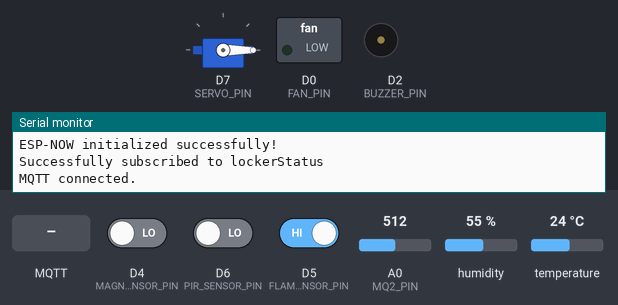
This sketch was run on a simulated ESP8266 (NodeMCU). On the bench: servo, switched loads named in the sketch (green lamp = pin HIGH), buzzer (waves = sounding, pin HIGH), the last lines printed to the serial monitor. The test bench sets the inputs (shaded band); at power-on: A0 (MQ2_PIN) = 512, temperature 24 °C, D4 (MAGNETIC_SENSOR_PIN) LOW, D6 (PIR_SENSOR_PIN) LOW, D5 (FLAME_SENSOR_PIN) HIGH, humidity 55 %. WiFi joins after 1.5 s; servers stay silent unless stated; uploads are accepted with an empty reply; the local clock reads 2024-03-15 10:24:30 at power-on unless the sketch sets it; no MQTT or app messages arrive unless stated.

Above: at 3.2 s.
3.3 s: A0 (MQ2_PIN) set to 994
5.2 s: A0 (MQ2_PIN) set to 1019
At 6.5 s:
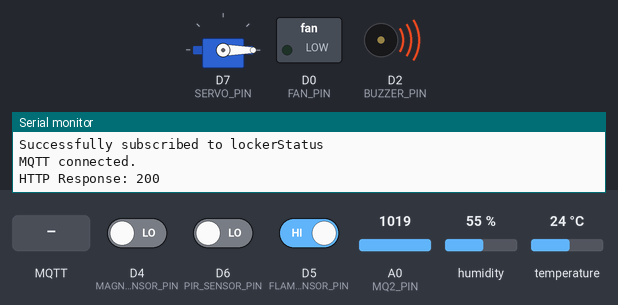
7.5 s: MQTT message "UNLOCK" arrives on the first subscribed topic
At 8.6 s:
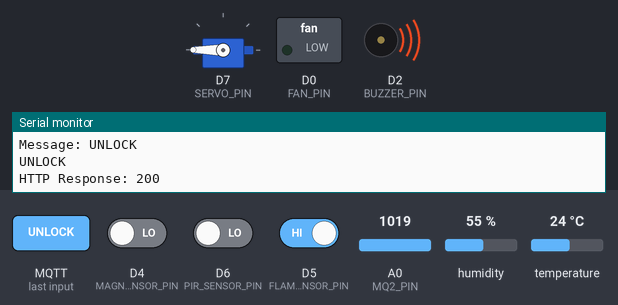
9.0 s: temperature set to 26.7 °C
10.5 s: temperature set to 27.8 °C
At 11.7 s:
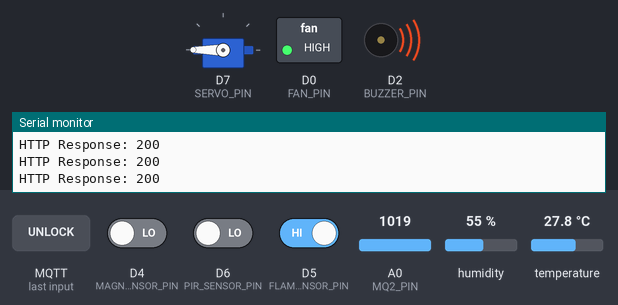
12.5 s: MQTT message "LOCK" arrives on the first subscribed topic
At 13.6 s:
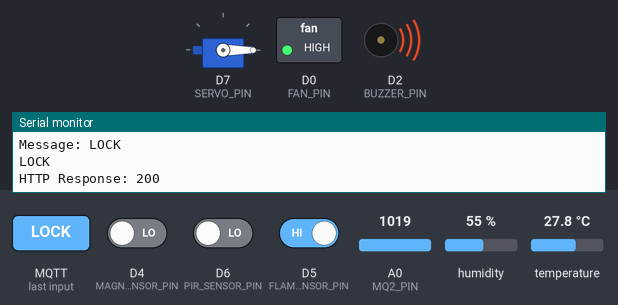
Timing chart, 0 to 15.0 s (numbered marks = the images above; inputs shaded):
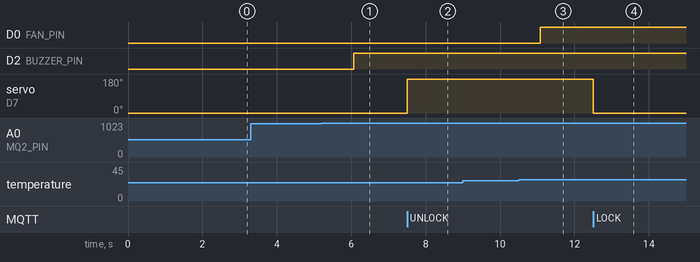

The sketch:

esp32.ino
```cpp
#include <ESP8266WiFi.h>
#include <ESP8266HTTPClient.h>
#include <PubSubClient.h>
#include <espnow.h>
#include <DHTesp.h>
#include <Servo.h>
#include <MQ2.h>
#include <time.h>

#define FAN_PIN D0
#define DHT_PIN D3
#define MQ2_PIN A0
#define PIR_SENSOR_PIN D6
#define FLAME_SENSOR_PIN D5
#define SERVO_PIN D7
#define MAGNETIC_SENSOR_PIN D4
#define BUZZER_PIN D2

#define FLAME_THRESHOLD 1000
#define GAS_THRESHOLD 1000

const char* WIFI_SSID = "ICT_LAB";
const char* WIFI_PASS = "ICTLAB2023";

// const char* WIFI_SSID = "Aji_5G_Plus";
// const char* WIFI_PASS = "54175417";
const String SERVER_NAME = "http://192.168.1.63/smarthome/";
const char* MQTT_SERVER = "test.mosquitto.org";
const char* NTP_SERVER = "pool.ntp.org";

const long GMT_OFFSET_SEC = 25200;  // GMT+7
const int DAYLIGHT_OFFSET_SEC = 0;

WiFiClient espClient;
PubSubClient client(espClient);
DHTesp dht;
Servo servoMotor;
MQ2 mq2(MQ2_PIN);

float temperature = 0.0, humidity = 0.0;
int gasValue = 0;
String doorStatus = "close";
String lockerStatus = "locked";
String fanStatus = "off";
bool locked = true;

uint8_t esp32CamAddress[] = {0xA0, 0xDD, 0x6C, 0xAF, 0xBD, 0x60};
String lastLockerMessage = "LOCK";

void setup() {
  Serial.begin(115200);
  // while (!Serial); // Tunggu sampai Serial Monitor siap (opsional, untuk beberapa board)
  // Serial.println("Program dimulai"); // Debug awal
  dht.setup(DHT_PIN, DHTesp::DHT22);
  mq2.begin();

  pinMode(BUZZER_PIN, OUTPUT);
  pinMode(MAGNETIC_SENSOR_PIN, INPUT);
  pinMode(FAN_PIN, OUTPUT);
  pinMode(FLAME_SENSOR_PIN, INPUT);
  pinMode(PIR_SENSOR_PIN, INPUT);

  servoMotor.attach(SERVO_PIN);
  lockServo();

  WiFi.mode(WIFI_STA);
  WiFi.begin(WIFI_SSID, WIFI_PASS);
  while (WiFi.status() != WL_CONNECTED) {
    Serial.print(".");
    delay(500);
  }
  Serial.println("\nWiFi connected. IP: " + WiFi.localIP().toString());
  Serial.print("Alamat MAC: ");
  Serial.println(WiFi.macAddress());

  configTime(GMT_OFFSET_SEC, DAYLIGHT_OFFSET_SEC, NTP_SERVER);
  client.setServer(MQTT_SERVER, 1883);
  client.setCallback(callbackDispatcher);

  setupEspNow(); // Memanggil fungsi untuk inisialisasi ESP-NOW
}

void setupEspNow() {
  // Pastikan mode WiFi diatur ke station (WIFI_STA)
  WiFi.mode(WIFI_STA);

  // Inisialisasi ESP-NOW
  if (esp_now_init() != 0) { // Jika inisialisasi gagal
    Serial.println("ESP-NOW initialization failed.");
    return;
  }

  Serial.println("ESP-NOW initialized successfully!");

  // Lanjutkan konfigurasi atau registrasi peer jika perlu
  esp_now_add_peer(esp32CamAddress, ESP_NOW_ROLE_SLAVE, 1, NULL, 0); // Menambahkan peer ESP32-CAM
  esp_now_register_recv_cb(onEspNowReceive); // Callback untuk menerima data
}

void lockServo() {
  servoMotor.write(0);
  locked = true;
  lockerStatus = "locked";
}

void unlockServo() {
  servoMotor.write(180);
  locked = false;
  lockerStatus = "unlocked";
}

void callbackDispatcher(char* topic, byte* payload, unsigned int length) {
  String message = "";
  Serial.print("Received message on topic: ");
  Serial.println(topic);

  for (int i = 0; i < length; i++) {
    message += (char)payload[i];
  }

  Serial.print("Message: ");
  Serial.println(message);

  if (String(topic) == "lockerStatus") {
    handleLockerStatus(message);
  }
}

void handleLockerStatus(String message) {
  lastLockerMessage = message;
  Serial.println(lastLockerMessage);
  if (lastLockerMessage == "LOCK"){
    lockServo();
  }else if (lastLockerMessage == "UNLOCK"){
    unlockServo();
  }
}

void reconnectMQTT() {
  while (!client.connected()) {
    if (client.connect("ESP8266Client")) {
      if (client.subscribe("lockerStatus")) {
        Serial.println("Successfully subscribed to lockerStatus");
      } else {
        Serial.println("Failed to subscribe to lockerStatus");
      }
      Serial.println("MQTT connected.");
    } else {
      Serial.println("Failed to connect to MQTT, retrying...");
      delay(5000);
    }
  }
}

void sendData(String secstat) {
  HTTPClient http;
  String url = SERVER_NAME + "addhome.php?suhu=" + String(temperature) +
               "&humid=" + String(humidity) + "&gas=" + String(gasValue) +
               "&security=" + secstat + "&locker=" + lockerStatus +
               "&door=" + doorStatus + "&fan=" + fanStatus;
  http.begin(espClient, url.c_str());
  int httpCode = http.GET();
  Serial.println("HTTP Response: " + String(httpCode));
  http.end();
}

void readSensors() {
  TempAndHumidity data = dht.getTempAndHumidity();
  temperature = data.temperature;
  humidity = data.humidity;

  gasValue = analogRead(MQ2_PIN);
  digitalWrite(BUZZER_PIN, gasValue > GAS_THRESHOLD ? HIGH : LOW);
}

void checkDoorStatus() {
  int magneticState = digitalRead(MAGNETIC_SENSOR_PIN);
  doorStatus = (magneticState == HIGH) ? "open" : "close";
}

bool isAllowedHour() {
  time_t now = time(nullptr);
  struct tm* timeInfo = localtime(&now);
  int hour = timeInfo->tm_hour;
  return hour >= 1 && hour <= 23 || hour == 0;
}

void onEspNowReceive(uint8_t *mac, uint8_t *data, uint8_t len) {
  Serial.print("Data received: ");
  for (int i = 0; i < len; i++) {
    Serial.print((char)data[i]);
  }
  Serial.println();
}

void loop() {
  if (!client.connected()) reconnectMQTT();
  client.loop();

  static long previousMillis = 0;
  long currentMillis = millis();

  if (currentMillis - previousMillis > 1000) {
    previousMillis = currentMillis;

    readSensors();
    checkDoorStatus();

    if (temperature > 27) {
      digitalWrite(FAN_PIN, HIGH);
      fanStatus = "on";
    } else {
      digitalWrite(FAN_PIN, LOW);
      fanStatus = "off";
    }

    if (lastLockerMessage == "LOCK") {
      lockServo();
    } else if (lastLockerMessage == "UNLOCK") {
      unlockServo();
    }

    if (gasValue > GAS_THRESHOLD) {
      client.publish("securityStatus", "Gas Detected!");
      sendData("Gas Detected");
    }

    if (digitalRead(FLAME_SENSOR_PIN) == LOW) {
      client.publish("securityStatus", "Flame Detected!");
      sendData("Flame Detected");
    }

    if (digitalRead(PIR_SENSOR_PIN) == HIGH && lockerStatus == "locked") {
      Serial.println("Intruder detected!");
      digitalWrite(BUZZER_PIN, HIGH);
      client.publish("securityStatus", "Intruder Detected!");

      String message = "TAKE_PHOTO";
      int result = esp_now_send(esp32CamAddress, (uint8_t*)message.c_str(), message.length());
      if (result == 0) {
          Serial.println("Message sent successfully");
      } else {
          Serial.println("Error sending the message");
          Serial.println(result);
      }
      sendData("Intruder detected");
    }

    client.publish("temperature&humidity", ("Temp: " + String(temperature) + "C, Hum: " + String(humidity) + "%").c_str());
    client.publish("mq2", String(gasValue).c_str());
    client.publish("doorStatus",String(doorStatus).c_str());
    client.publish("fanStatus",String(fanStatus).c_str());
  }

  static long lastHTTP = 0;
  if (currentMillis - lastHTTP > 60000 && isAllowedHour()) {
    lastHTTP = currentMillis;
    sendData("safe");
  }
}
```

Measured:
- the behaviour switches between 1000 and 1001 on A0 (MQ2_PIN) (found by bisection; images 0 and 1)
- the behaviour switches between 27 and 27.1 °C on temperature (found by bisection; images 2 and 3)
- after the input at 3.3 s, every drawn part: stays the same
- after the input at 5.2 s, D2 (BUZZER_PIN): LOW → HIGH after 0.87 s
- after the input at 7.5 s, servo on D7 (SERVO_PIN): 0° → 180° at once
- after the input at 10.5 s, D0 (FAN_PIN): LOW → HIGH after 0.58 s
- after the input at 12.5 s, servo on D7 (SERVO_PIN): 180° → 0° at once
